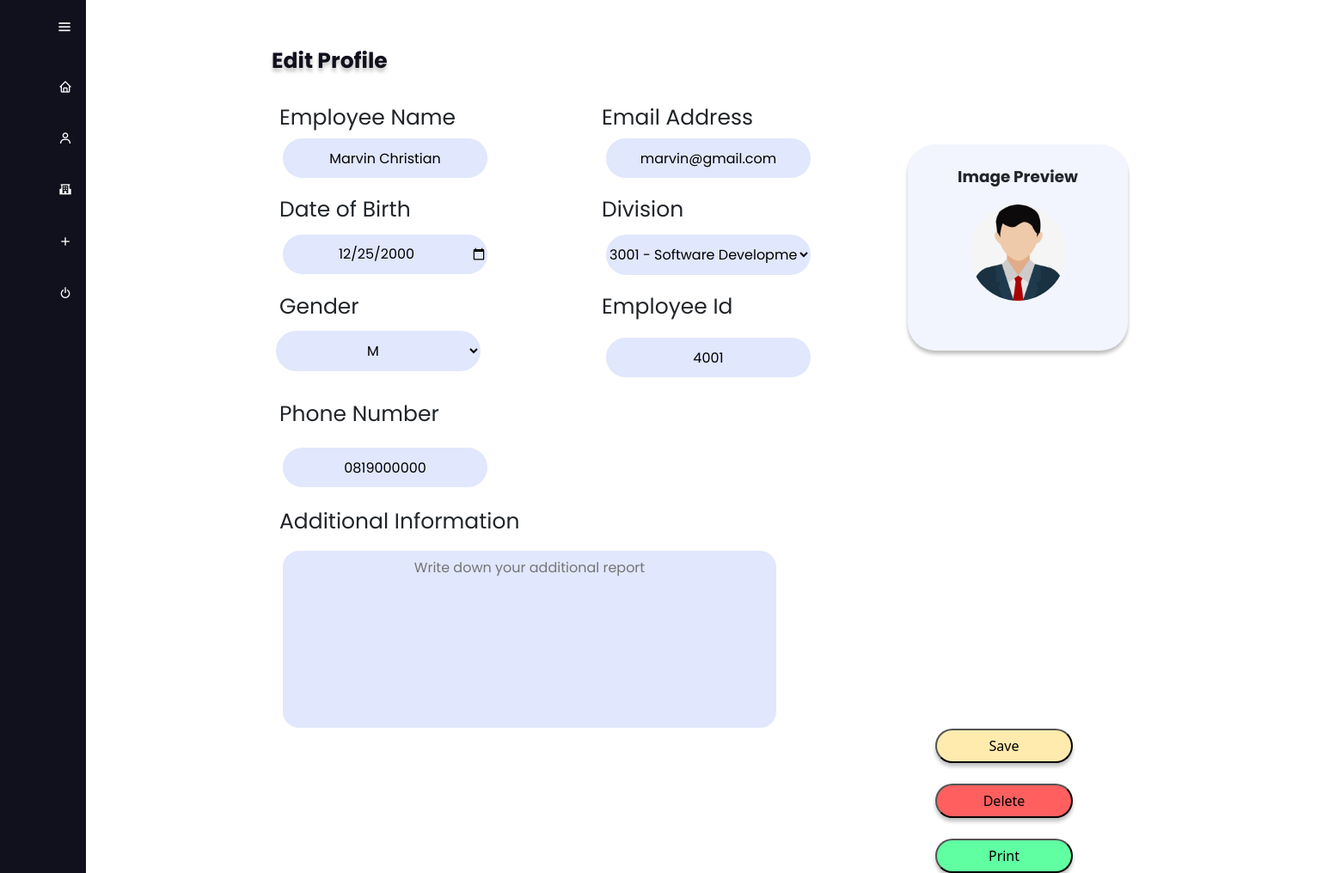
/pages/admin/edit-profile.php?employ=4001, run on the app's committed database.
### tables this page shows
CREATE TABLE Employee
(
    employee_id int NOT NULL,
    employee_name varchar(100) NOT NULL,
    employee_email varchar(255),
    employee_phone_no varchar(20),
    sex varchar(1) NOT NULL,
    date_of_birth date NOT NULL,
    division_id int NOT NULL,
    employee_photo varchar(255),
	additional_info text,
    PRIMARY KEY(employee_id),
    FOREIGN KEY(division_id) REFERENCES Division(division_id)
);

### pages/admin/edit-profile.php (the view, shortened to what this page needs)
<?php
include '../../modules/functions.php';
$empid = 0;
if(isset($_GET['employ'])) {
    $empid = $_GET['employ'];
}
$readQuery = "SELECT * FROM employee WHERE employee_id = $empid";
$res = mysqli_query($con, $readQuery);
if(mysqli_num_rows($res) > 0) {
    $res = mysqli_fetch_assoc($res);
}
$empName = $res['employee_name'];
$empGen = $res['sex'];
$empDob = $res['date_of_birth'];
$empDiv = $res['division_id'];
$empPic = $res['employee_photo'];
$empEmail = $res['employee_email'];
$empPhone = $res['employee_phone_no'];
$additionalInfo = $res['additional_info'];
$readQuery = "SELECT division_name FROM division WHERE division_id=$empDiv";
$res = mysqli_query($con,$readQuery);
$data = mysqli_fetch_assoc($res);
$divName = $data['division_name'];
?>
<!DOCTYPE html>
<html lang="en">
<head>
    <link rel="stylesheet" href="../../assets/css/edit-profile.css">
    <link rel="stylesheet" href="../../assets/css/popup.css">
    <link href='https://unpkg.com/boxicons@2.0.9/css/boxicons.min.css' rel='stylesheet'>
    <link href="https://cdn.jsdelivr.net/npm/bootstrap@5.1.1/dist/css/bootstrap.min.css" rel="stylesheet">
</head>
<body>
    <div class="sidebar">
        <div class="logo_content">
            <i class='bx bx-menu'id="btn"></i>
        </div>
        <ul class="nav_list">
            <li>
                <a href="admin-dashboard.php">
                    <i class='bx bx-home'></i>
                </a>
            </li>
            <li>
                <a href="employee.php">
                    <i class='bx bx-user'></i>
                </a>
            </li>
            <li>
                <a href="department.php">
                    <i class='bx bxs-school'></i>
                </a>
            </li>
            <li>
                <a href="add-task.php">
                    <i class='bx bx-plus'></i>
                </a>
            </li>
            <li>
                <a href="../../modules/logout.php">
                    <i class='bx bx-power-off'></i>
                </a>
            </li>
        </ul>
    </div>
    <div class="task_content">
        <div class="text">Edit Profile</div>
    </div>
   <div class="title1">
        <form id="prof-edit" action="../../modules/profile-edit.php" method="POST" enctype="multipart/form-data" >
            <div class="text1">Employee Name</div>
            <div class="form_div">
                <?php echo"<input type='text' class='form_input' name='employee-name' placeholder=''Employee Name' value='$empName'>"; ?>
            </div>
            <div class="text2">Date of Birth</div>
            <div class="form_div1">
                <?php echo"<input type='date' class='form_input1' name='date-of-birth' placeholder='Date Of Birth' value='$empDob'>"; ?>
            </div>
            <div class="text3">Gender</div>
                <div class="form_div2">
                    <div class ="form_input2">
                        <select name="gender-list">
                            <option><?php echo $empGen; ?></option>
                        </select>
                    </div>
                </div>
            </div>
            <div class="text4">Phone Number</div>
            <div class="form_div3">
                <?php echo"<input type='text' class='form_input3' name='phone-number' placeholder='Phone Number' value='$empPhone'>"; ?>
            </div>
            <div class="text5">Email Address</div>
            <div class="form_div4">
                <?php echo"<input type='text' class='form_input4' name='email-address' placeholder='Email Address' value='$empEmail'>"; ?>
            </div>
            <div class="text6">Division</div>
            <div class="form_div5">
                <div class ="form_input5">
                    <select name="division-list">
                        <option><?php echo "$empDiv - $divName"; ?></option>
                    </select>
                </div>
            </div>
            <div class="text7">Employee Id</div>
            <div class="form_div6">
                <?php echo"<input type='text' class='form_input6' name='employee-id' placeholder='Employee Id' value='$empid' readonly>"; ?>
            </div>
            <div class="text9">Additional Information</div>
            <div class="form_div8">
                <?php echo "<textarea name='additional-report' class='form_input8' placeholder='Write down your additional report'>$additionalInfo</textarea>" ?>
            </div>
            <div class="add-employee-container">
                <div class="row">
                    <div class="col-lg-3 col-sm-12">
                        <div class="jumbotron card2">
                            <label class="preview-label">Image Preview</label>
                            <div class="image1">
                                <?php echo "<img src='../$empPic' onclick='triggerClick()' class='img-fluid rounded-circle image2' id='placeholder-image'>" ?>
                            </div>
                        </div>
                    </div>
                </div>
            </div>
            <input type="submit" class="button2" name="save-data" value="Save">
            <input type="submit" class="button3" name="delete-employee" value="Delete"/>
        <input type="submit" id="btn-print" class="button4" onclick="formRoute()" name="print" value="Print"/>
</body>
</html>

### assets/css/popup.css (style rules this page uses)
body { background: white; font-family: sans-serif; margin: 0; padding: 0; color: black; }

### data on the page
employee: employee-name "Marvin Christian", date-of-birth "12/25/2000", gender-list "M", phone-number "0819000000", email-address "marvin@gmail.com", division-list "3001 - Software Development", employee_photo (picture)
